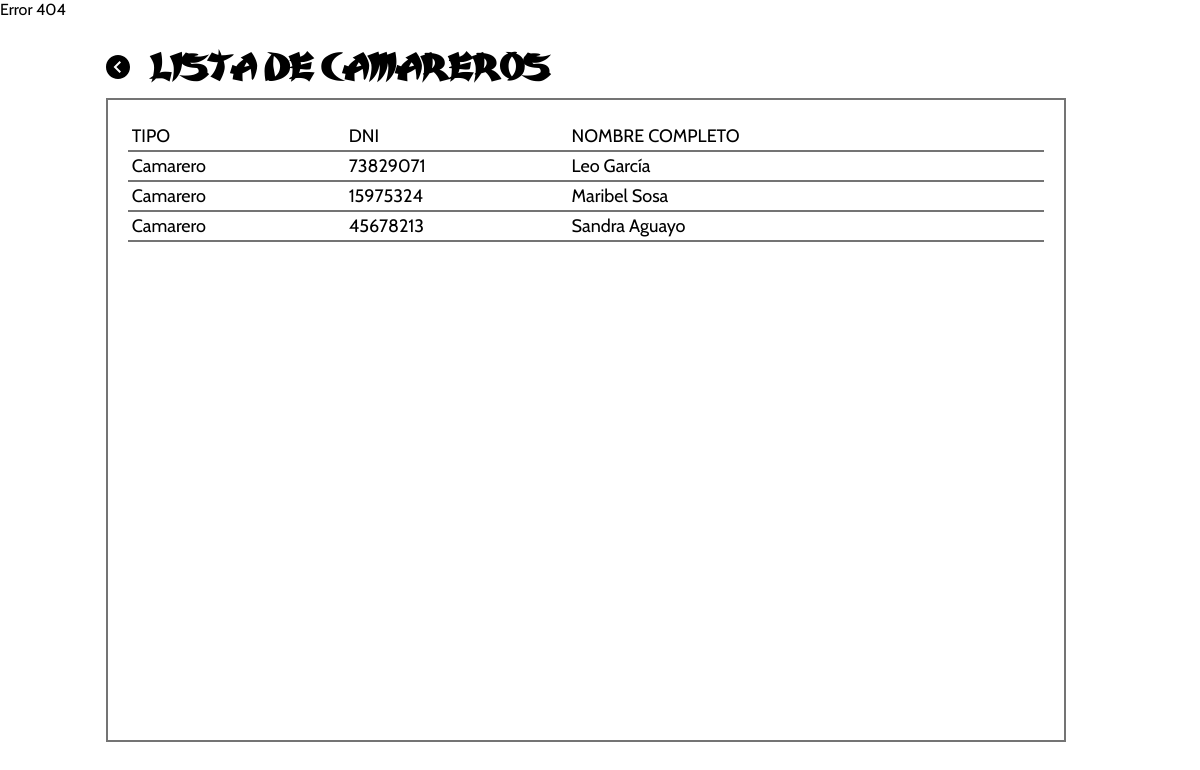
/PHP/repLisCamarero.php, run on the app's committed database.
### tables this page shows
CREATE TABLE `usuario` (
  `id_tipo_usuario` int(11) NOT NULL,
  `dni_usuario` char(8) NOT NULL,
  `nombre_completo` varchar(60) NOT NULL,
  `nombre_usuario` varchar(30) NOT NULL,
  `contra_usuario` varchar(30) NOT NULL
);

### PHP/repLisCamarero.php (the view, shortened to what this page needs)
<?php
    include('conexion.php');
?>
<!DOCTYPE html>
<html lang="es">
<head>
    <link rel="stylesheet" href="../CSS/listas.css">
</head>
<body>
    <?php
        switch($_SESSION['tipo_usuario']){
            default:
            echo"Error 404";
            break;
        }
    ?>
    <main>
        <div class="cabecera">
            <a class="volver" href="home.php">
                <svg xmlns="http://www.w3.org/2000/svg" width="24" height="24" viewBox="0 0 24 24"><path d="M0 12c0 6.627 5.373 12 12 12s12-5.373 12-12-5.373-12-12-12-12 5.373-12 12zm7.58 0l5.988-5.995 1.414 1.416-4.574 4.579 4.574 4.59-1.414 1.416-5.988-6.006z"/></svg>
            </a>
            <h2>LISTA DE CAMAREROS</h2>
        </div>
        <div class="contenido-tabla">
            <table class="lista" border="1">
            <tbody>
                    <tr class="encabezado-tabla">
                        <td>TIPO</td>
                        <td>DNI </td>
                        <td>NOMBRE COMPLETO</td>
                    </tr>
                    <?php
                        $solicitud = "SELECT * FROM Usuario WHERE id_tipo_usuario=6 ORDER by nombre_usuario";
                         $resultado = mysqli_query($conexion, $solicitud);
                        foreach($resultado as $usuarios)
                        {
                    ?>
                    <tr>
                        <td>Camarero</td>
                        <td><?php echo $usuarios['dni_usuario']?></td>
                        <td><?php echo $usuarios['nombre_completo']?></td>
                    </tr>
                    <?php
                        }
                    ?>
                </tbody>
            </table>
        </div>
    </main>
</body>
</html>

### CSS/listas.css (style rules this page uses)
.cabecera { display: flex; align-items: center; }
.cabecera>h2 { line-height: 0; margin-left: 20px; }
.contenido-tabla { height: 75vh; border: 2px solid rgb(116, 116, 116); padding: 20px; display: flex; flex-direction: column; }

### CSS/administrador.css (style rules this page uses)
body { display: flex; margin: 0 ; padding:0; overflow: hidden; }
h1,h2 { font-family: var(--tipografia-título); }
a { text-decoration: none; }
main { width: 80%; padding: 40px; }

### CSS/principal.css (style rules this page uses)
:root { --tamaño-logo: 80px; --tamaño-logo-grande: 170px; --tamaño-títulos: 35px; --tamaño-subtítulos: 25px; --tamaño-párrafos: 16px; --color-primario: #D80A00; --color-secundario: #DB6D00; --color-terciario: #FF625D; --sobra-basica: 0 5px 8px 5px rgba(0, 0, 0, .25); --tipografia-título: 'Karate'; --tipografia-párrafos: 'Cabin', sans-serif; --linea-abajo: 3px solid black; --transicion: .2s ease-in; --transicion-larga: .5s ease-in; }
body { font-family: var(--tipografia-párrafos); min-height: 97.6vh; }
h2 { font-size: var(--tamaño-títulos); }
a { color: black; }
table.lista { border: 2px solid #FFFFFF; background-color: #FFFFFF; width: 100%; text-align: left; border-collapse: collapse; }
table.lista td { padding: 3px 2px; white-space: nowrap; }
table.lista tbody td { font-size: 18px; }
table.lista>tbody>tr { border-bottom: 2px solid rgb(116, 116, 116); }

### data on the page
usuario: dni_usuario "73829071", nombre_completo "Leo García"
usuario: dni_usuario "15975324", nombre_completo "Maribel Sosa"
usuario: dni_usuario "45678213", nombre_completo "Sandra Aguayo"
